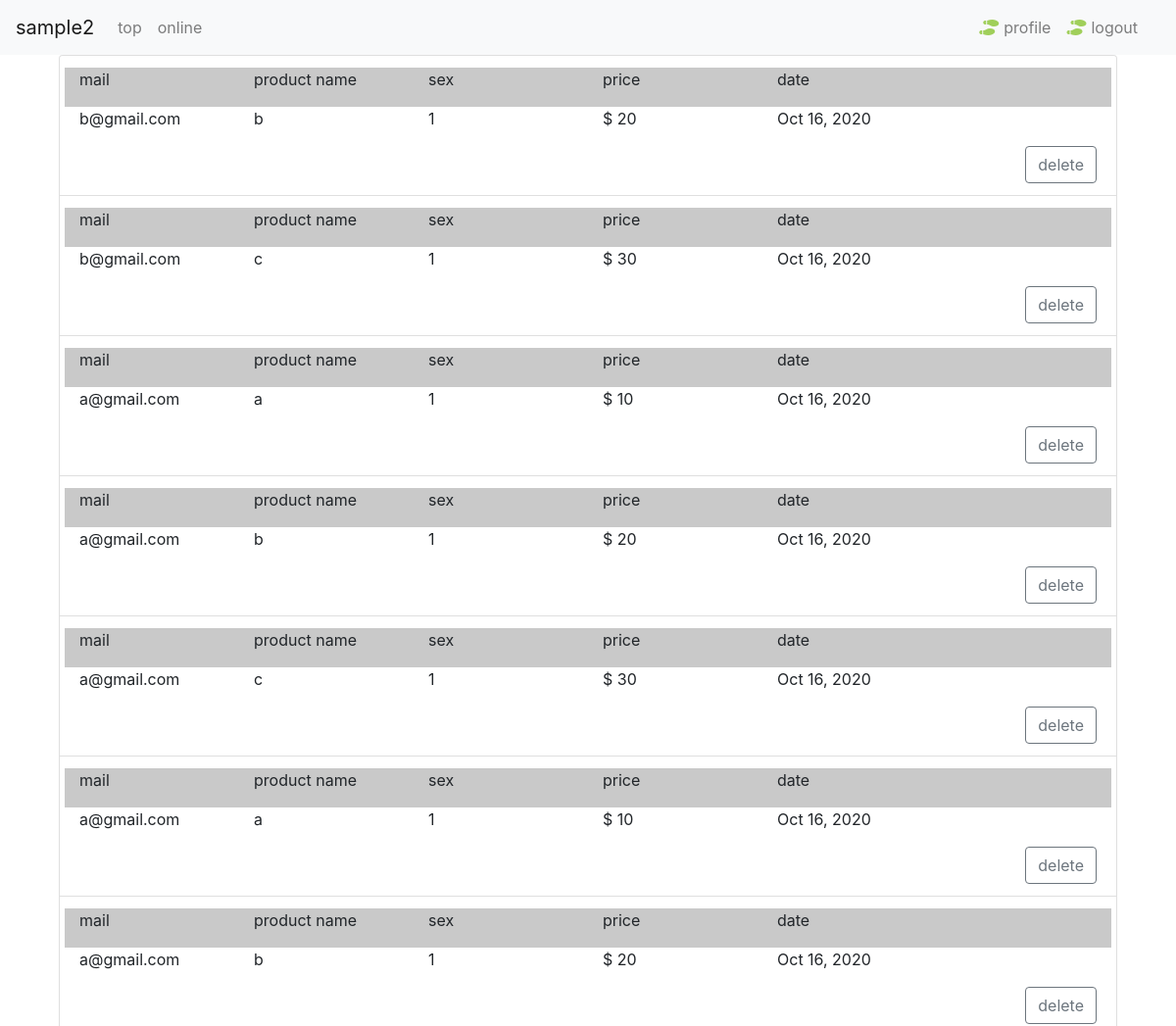
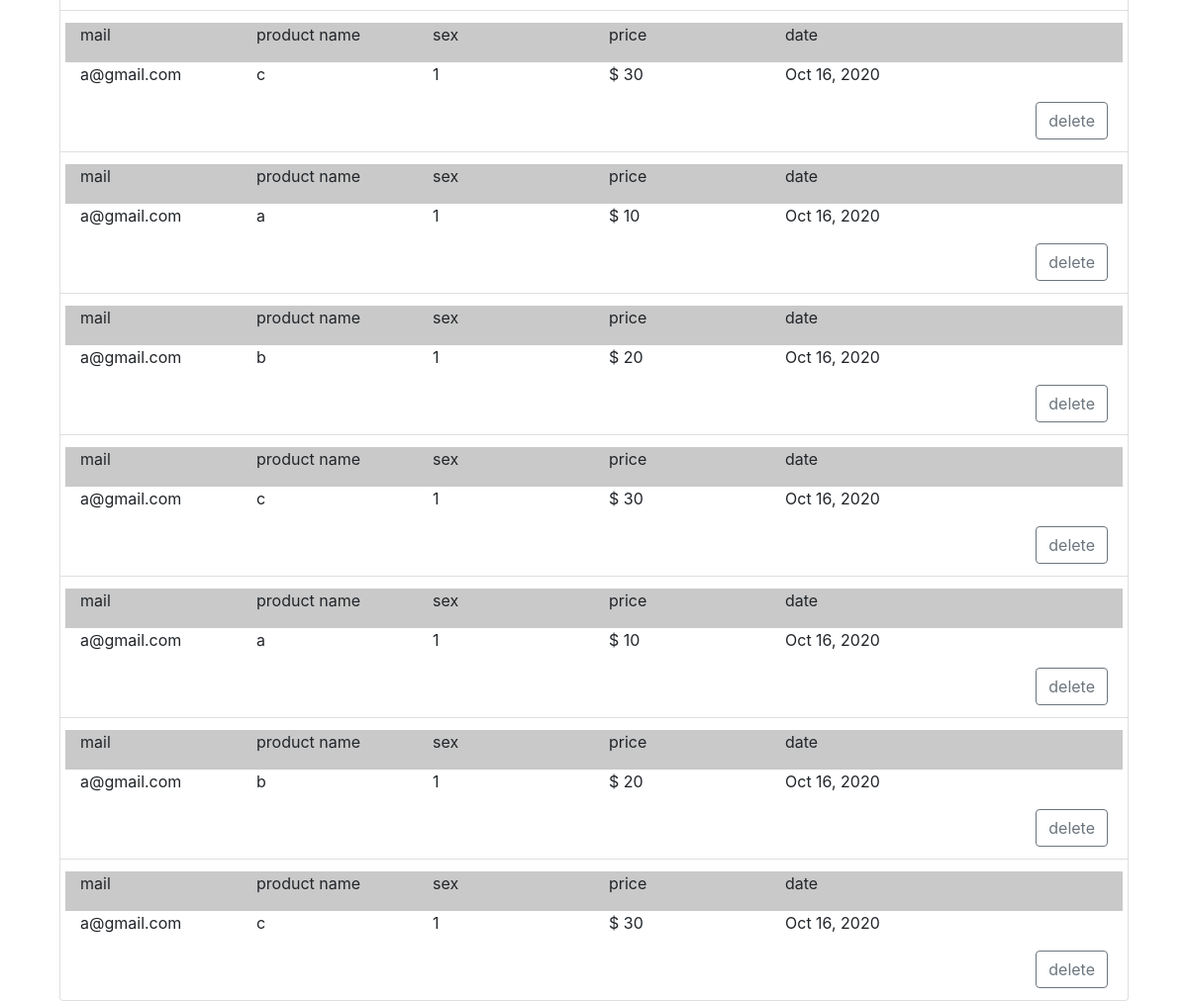
Before: /app/shipment/ (signed in) with the older database file (2 pictures, top to bottom).
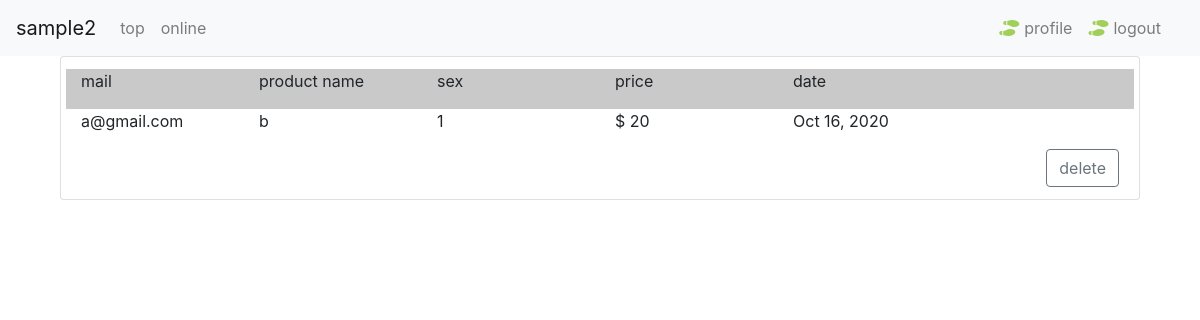
After: the same page with the newer database file.
### app/models.py (models this page shows)
class Shipments(models.Model):
    mail = models.CharField( verbose_name='mail', max_length=200)
    product_name = models.CharField( verbose_name='product_name', max_length=200)
    price = models.IntegerField( verbose_name='price', default=0, validators=[validators.MinValueValidator(0), validators.MaxValueValidator(100)])
    sex = models.IntegerField( verbose_name='price', default=0, validators=[validators.MinValueValidator(0), validators.MaxValueValidator(100)])
    created_at = models.DateTimeField( verbose_name='registlation date', auto_now_add=True)

### app/views.py (the view)
# urls.py: path('shipment/', ShipmentView.as_view(), name='shipment'),
class ShipmentView(LoginRequiredMixin, FilterView):
    model = Shipments

### app/templates/app/shipments_filter.html
{% extends "./_base.html" %}
{% block content %}
{% load crispy_forms_tags %}
<div class="container">
    <div class="col-12">
        <ul class="list-group">
            {% for shipments in shipments_list %}
            <li class="list-group-item">
                <div class="row" style="background-color: rgb(201, 201, 201);">
                    <div class="col-2">
                        <p>mail</p>
                    </div>
                    <div class="col-2">
                        <a>product name</a>
                    </div>
                    <div class="col-2">
                        <a>sex</a>
                    </div>
                    <div class="col-2">
                        <a>price</a>
                    </div>
                    <div class="col-2">
                        <p>date</p>
                    </div>
                </div>
                <div class="row">
                    <div class="col-2">
                        <p>{{ shipments.mail }}</p>
                    </div>
                    <div class="col-2">
                        <a>{{ shipments.product_name }}</a>
                    </div>
                    <div class="col-2">
                        <a>{{ shipments.sex }}</a>
                    </div>
                    <div class="col-2">
                        <a>$ {{ shipments.price }}</a>
                    </div>
                    <div class="col-2">
                        <p>{{ shipments.created_at|date:"M j, Y" }}</p>
                    </div>
                </div>
                {% if request.user.id != message.author.id %}
                <div class="row">
                    <div class="col-12">
                        <div class="float-right">
                            <a class="btn btn-outline-secondary " href="{% url 'shipment_delete' shipments.pk %}">delete</a>
                        </div>
                    </div>
                </div>
                {% endif %}
            </li>
            {% empty %}
            <li class="list-group-item">
                empty
            </li>
            {% endfor %}
        </ul>
    </div>
</div>
{% endblock %}

Changed rows visible on the page:
removed Shipments: mail "b@gmail.com", product_name "b", sex "1", price "20", created_at "Oct 16, 2020"
removed Shipments: mail "b@gmail.com", product_name "c", sex "1", price "30", created_at "Oct 16, 2020"
removed Shipments: mail "a@gmail.com", product_name "a", sex "1", price "10", created_at "Oct 16, 2020"
removed Shipments: mail "a@gmail.com", product_name "b", sex "1", price "20", created_at "Oct 16, 2020"
removed Shipments: mail "a@gmail.com", product_name "c", sex "1", price "30", created_at "Oct 16, 2020"
removed Shipments: mail "a@gmail.com", product_name "a", sex "1", price "10", created_at "Oct 16, 2020"
removed Shipments: mail "a@gmail.com", product_name "b", sex "1", price "20", created_at "Oct 16, 2020"
removed Shipments: mail "a@gmail.com", product_name "c", sex "1", price "30", created_at "Oct 16, 2020"
removed Shipments: mail "a@gmail.com", product_name "a", sex "1", price "10", created_at "Oct 16, 2020"
removed Shipments: mail "a@gmail.com", product_name "b", sex "1", price "20", created_at "Oct 16, 2020"
removed Shipments: mail "a@gmail.com", product_name "c", sex "1", price "30", created_at "Oct 16, 2020"
removed Shipments: mail "a@gmail.com", product_name "a", sex "1", price "10", created_at "Oct 16, 2020"
removed Shipments: mail "a@gmail.com", product_name "c", sex "1", price "30", created_at "Oct 16, 2020"
